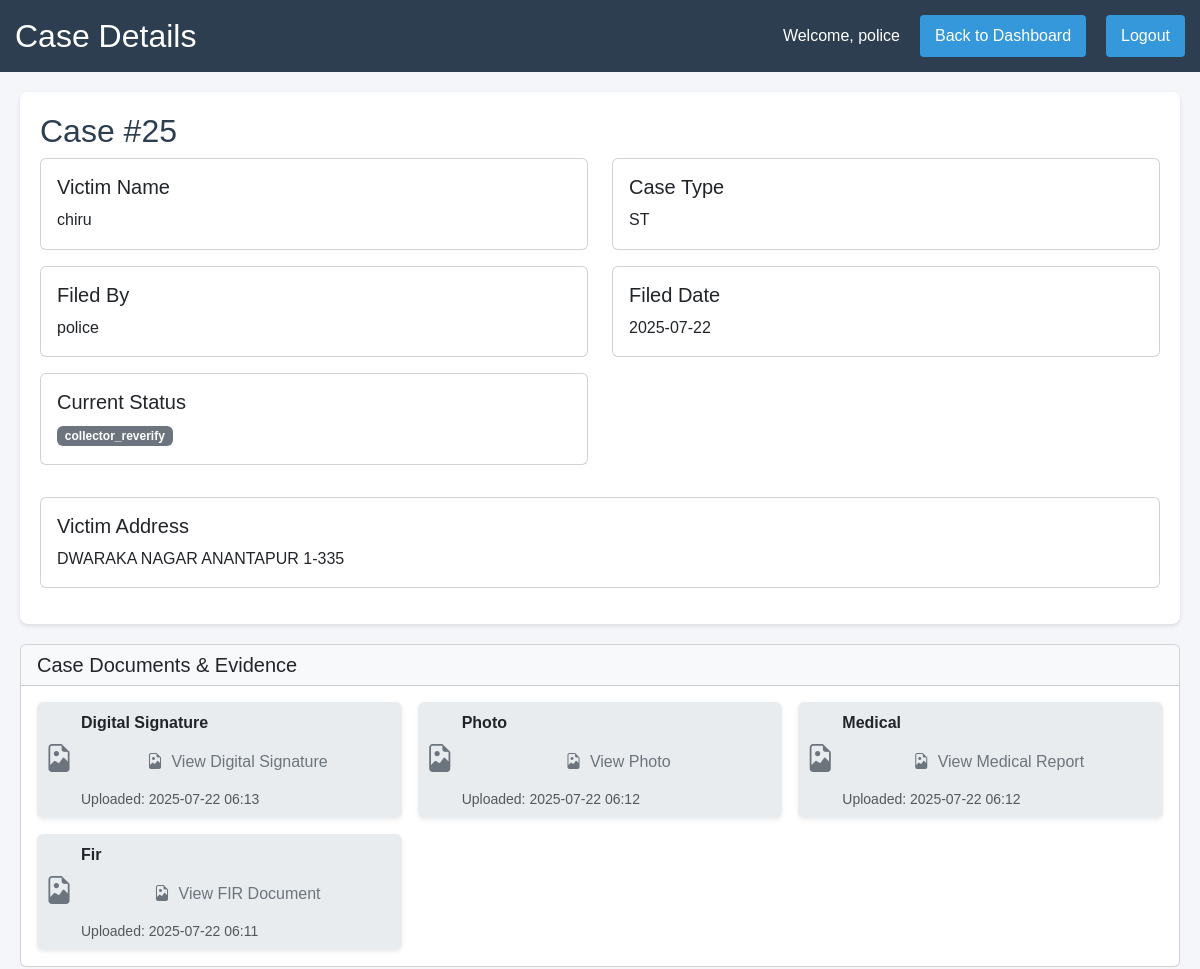
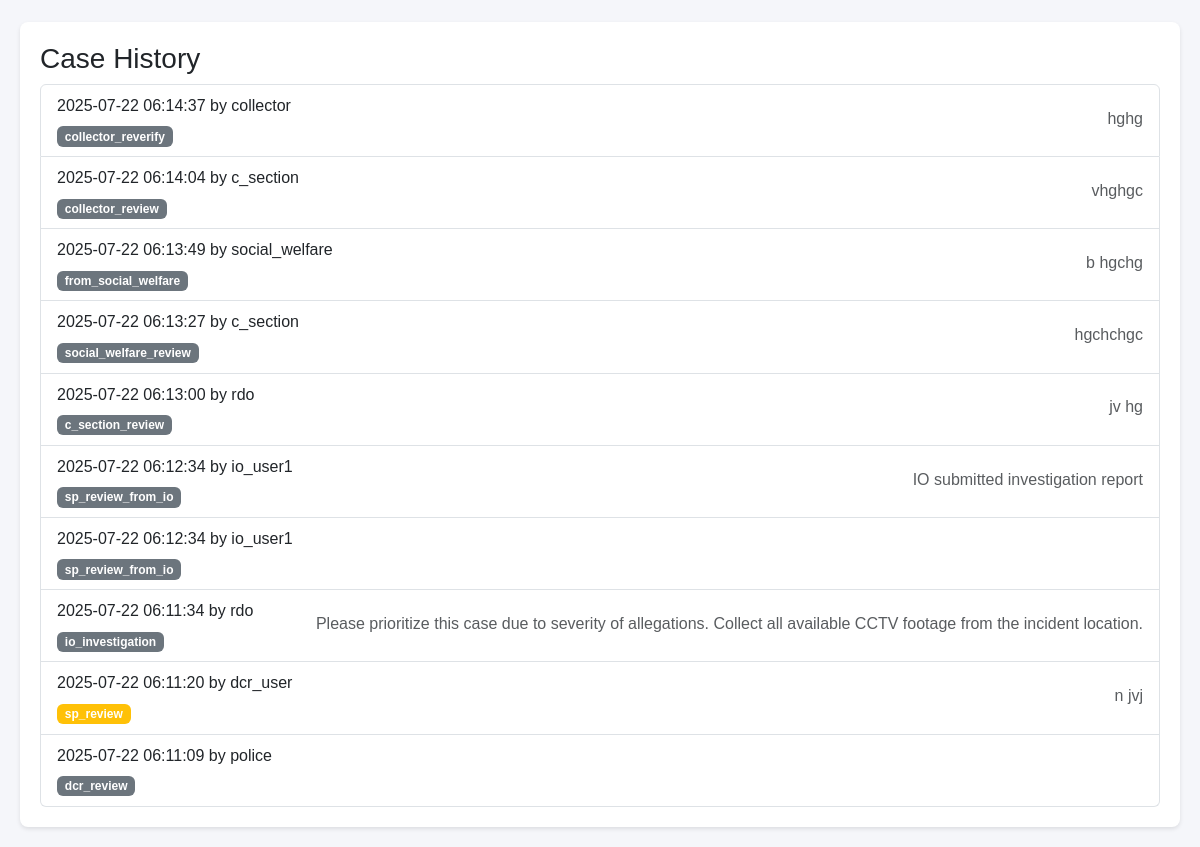
/view_case.php?id=25 (signed in), run on the app's committed database (2 pictures, top to bottom).
### tables this page shows
CREATE TABLE `cases` (
  `case_id` int(11) NOT NULL,
  `victim_name` varchar(100) NOT NULL,
  `victim_address` text NOT NULL,
  `incident_date` date NOT NULL,
  `incident_description` text NOT NULL,
  `case_type` enum('SC','ST') NOT NULL,
  `status` varchar(32) DEFAULT NULL,
  `filed_by` int(11) DEFAULT NULL,
  `created_at` timestamp NOT NULL DEFAULT current_timestamp(),
  `victim_age` int(11) DEFAULT NULL,
  `victim_gender` varchar(20) DEFAULT NULL,
  `victim_caste` varchar(20) DEFAULT NULL,
  `victim_contact` varchar(20) DEFAULT NULL,
  `victim_aadhaar` varchar(20) DEFAULT NULL,
  `fir_number` varchar(50) DEFAULT NULL,
  `fir_date` date DEFAULT NULL,
  `police_station` varchar(100) DEFAULT NULL,
  `victim_statement` text DEFAULT NULL,
  `medical_report` text DEFAULT NULL,
  `case_sections` text DEFAULT NULL,
  `investigating_officer` varchar(100) DEFAULT NULL,
  `forward_to_sp` tinyint(1) DEFAULT 1,
  `priority` enum('low','medium','high') NOT NULL DEFAULT 'medium',
  `assigned_officer` varchar(100) DEFAULT NULL,
  `io_username` varchar(50) DEFAULT NULL,
  `io_report` text DEFAULT NULL,
  `io_witness_statements` text DEFAULT NULL,
  `io_recommendations` text DEFAULT NULL,
  `updated_at` timestamp NULL DEFAULT current_timestamp() ON UPDATE current_timestamp()
);

CREATE TABLE `users` (
  `id` int(11) NOT NULL,
  `username` varchar(50) NOT NULL,
  `password` varchar(255) NOT NULL,
  `role` enum('police','rdo','c_section','collector','social_welfare','dcr','io') NOT NULL,
  `created_at` timestamp NOT NULL DEFAULT current_timestamp()
);

CREATE TABLE `case_documents` (
  `document_id` int(11) NOT NULL,
  `case_id` int(11) NOT NULL,
  `document_type` varchar(50) NOT NULL,
  `file_path` varchar(255) NOT NULL,
  `uploaded_by` int(11) DEFAULT NULL,
  `created_at` timestamp NOT NULL DEFAULT current_timestamp()
);

CREATE TABLE `case_status` (
  `status_id` int(11) NOT NULL,
  `case_id` int(11) NOT NULL,
  `status` varchar(32) DEFAULT NULL,
  `comments` text DEFAULT NULL,
  `updated_by` int(11) DEFAULT NULL,
  `created_at` timestamp NOT NULL DEFAULT current_timestamp()
);

### view_case.php (the view, shortened to what this page needs)
<?php
require_once 'includes/auth.php';
$case_id = $_GET['id'];
try {
    $stmt = $pdo->prepare("
        SELECT
            c.*,
            cs.status as current_status,
            cs.comments as status_comments,
            cs.created_at as status_date,
            u.username as filed_by_name,
            comp.amount as compensation_amount,
            comp.status as compensation_status
        FROM cases c
        JOIN case_status cs ON c.case_id = cs.case_id
        JOIN users u ON c.filed_by = u.id
        LEFT JOIN compensation comp ON c.case_id = comp.case_id
        WHERE c.case_id = ?
        AND cs.created_at = (
            SELECT MAX(created_at)
            FROM case_status
            WHERE case_id = c.case_id
        )
    ");
    $stmt->execute([$case_id]);
    $case = $stmt->fetch();
    $stmt = $pdo->prepare("
        SELECT
            cs.*,
            u.username as updated_by_name
        FROM case_status cs
        JOIN users u ON cs.updated_by = u.id
        WHERE cs.case_id = ?
        ORDER BY cs.created_at DESC
    ");
    $stmt->execute([$case_id]);
    $case_history = $stmt->fetchAll();
    $stmt = $pdo->prepare("SELECT * FROM case_documents WHERE case_id = ? ORDER BY created_at DESC");
    $stmt->execute([$case_id]);
    $case_documents = $stmt->fetchAll();
} catch (Exception $e) {
    header('Location: ' . ($_SESSION['role'] === 'police' ? 'police.php' : 'sp_dashboard.php') . '?error=' . urlencode($e->getMessage()));
    exit;
}
?>
<!DOCTYPE html>
<html lang="en">
<head>
    <link rel="stylesheet" href="https://cdn.jsdelivr.net/npm/bootstrap@5.3.0/dist/css/bootstrap.min.css">
    <link rel="stylesheet" href="https://cdn.jsdelivr.net/npm/bootstrap-icons@1.10.0/font/bootstrap-icons.css">
</head>
<body>
    <div class="nav-bar">
        <h2>Case Details</h2>
        <div class="user-info">
            <span>Welcome, <?php echo htmlspecialchars($_SESSION['username']); ?></span>
            <a href="<?php echo $_SESSION['role'] === 'police' ? 'police.php' : 'sp_dashboard.php'; ?>">Back to Dashboard</a>
            <a href="logout.php">Logout</a>
        </div>
    </div>
    <div class="container">
        <div class="case-details">
            <h2>Case #<?php echo htmlspecialchars($case['case_id']); ?></h2>
            <div class="row">
                <div class="col-md-6">
                    <div class="card mb-3">
                        <div class="card-body">
                            <h5 class="card-title">Victim Name</h5>
                            <p class="card-text"><?php echo htmlspecialchars($case['victim_name']); ?></p>
                        </div>
                    </div>
                </div>
                <div class="col-md-6">
                    <div class="card mb-3">
                        <div class="card-body">
                            <h5 class="card-title">Case Type</h5>
                            <p class="card-text"><?php echo htmlspecialchars($case['case_type']); ?></p>
                        </div>
                    </div>
                </div>
                <div class="col-md-6">
                    <div class="card mb-3">
                        <div class="card-body">
                            <h5 class="card-title">Filed By</h5>
                            <p class="card-text"><?php echo htmlspecialchars($case['filed_by_name']); ?></p>
                        </div>
                    </div>
                </div>
                <div class="col-md-6">
                    <div class="card mb-3">
                        <div class="card-body">
                            <h5 class="card-title">Filed Date</h5>
                            <p class="card-text"><?php echo date('Y-m-d', strtotime($case['created_at'])); ?></p>
                        </div>
                    </div>
                </div>
                <div class="col-md-6">
                    <div class="card mb-3">
                        <div class="card-body">
                            <h5 class="card-title">Current Status</h5>
                            <p class="card-text">
                                <span class="badge bg-<?php echo strtolower($case['current_status']) === 'sp_review' ? 'warning' : (strtolower($case['current_status']) === 'c_section' ? 'success' : (strtolower($case['current_status']) === 'collector' ? 'info' : (strtolower($case['current_status']) === 'social_welfare' ? 'primary' : 'secondary'))); ?>">
                                    <?php echo htmlspecialchars($case['current_status']); ?>
                                </span>
                            </p>
                        </div>
                    </div>
                </div>
            </div>
            <div class="row mt-3">
                <div class="col-md-12">
                    <div class="card mb-3">
                        <div class="card-body">
                            <h5 class="card-title">Victim Address</h5>
                            <p class="card-text"><?php echo nl2br(htmlspecialchars($case['victim_address'])); ?></p>
                        </div>
                    </div>
                </div>
            </div>
        </div>
        <div class="card mb-4">
            <div class="card-header bg-light"><h5 class="mb-0">Case Documents & Evidence</h5></div>
            <div class="card-body">
                <div class="row g-3">
                    <?php if (!empty($case_documents)): ?>
                        <?php foreach ($case_documents as $doc): ?>
                            <div class="col-md-4 col-sm-6">
                                <div class="d-flex align-items-center gap-2 p-2 bg-body-secondary rounded shadow-sm">
                                    <?php
                                        $icon = 'bi-file-earmark';
                                        $label = 'View Document';
                                        $type = strtolower($doc['document_type']);
                                        if (strpos($doc['file_path'], '.pdf') !== false) {
                                            $icon = 'bi-file-earmark-pdf';
                                        } elseif (strpos($doc['file_path'], '.png') !== false || strpos($doc['file_path'], '.jpg') !== false || strpos($doc['file_path'], '.jpeg') !== false) {
                                            $icon = 'bi-file-earmark-image';
                                        } elseif (strpos($doc['file_path'], '.log') !== false) {
                                            $icon = 'bi-file-earmark-text';
                                        }
                                        if ($type === 'fir') $label = 'View FIR Document';
                                        elseif ($type === 'medical') $label = 'View Medical Report';
                                        elseif ($type === 'evidence') $label = 'View Evidence';
                                        elseif ($type === 'digital_signature') $label = 'View Digital Signature';
                                        else $label = 'View ' . ucwords(str_replace('_', ' ', $type));
                                    ?>
                                    <i class="bi <?php echo $icon; ?> fs-3 text-secondary"></i>
                                    <div class="flex-grow-1">
                                        <div class="fw-bold text-capitalize"><?php echo htmlspecialchars(ucwords(str_replace('_', ' ', $doc['document_type']))); ?></div>
                                        <a href="uploads/<?php echo htmlspecialchars($doc['file_path']); ?>" target="_blank" class="btn btn-outline-secondary btn-sm mt-1 w-100">
                                            <i class="bi <?php echo $icon; ?> me-1"></i> <?php echo $label; ?>
                                        </a>
                                        <div class="small text-muted mt-1">Uploaded: <?php echo htmlspecialchars(date('Y-m-d H:i', strtotime($doc['created_at']))); ?></div>
                                    </div>
                                </div>
                            </div>
                        <?php endforeach; ?>
                    <?php else: ?>
                        <div class="col-12 text-muted">No documents uploaded for this case.</div>
                    <?php endif; ?>
                </div>
            </div>
        </div>
        <div class="case-history">
            <h3>Case History</h3>
            <div class="list-group">
                <?php foreach ($case_history as $history): ?>
                    <div class="list-group-item d-flex justify-content-between align-items-center">
                        <div>
                            <p class="mb-1">
                                <?php echo date('Y-m-d H:i:s', strtotime($history['created_at'])); ?>
                                by <?php echo htmlspecialchars($history['updated_by_name']); ?>
                            </p>
                            <span class="badge bg-<?php echo strtolower($history['status']) === 'sp_review' ? 'warning' : (strtolower($history['status']) === 'c_section' ? 'success' : (strtolower($history['status']) === 'collector' ? 'info' : (strtolower($history['status']) === 'social_welfare' ? 'primary' : 'secondary'))); ?>">
                                <?php echo htmlspecialchars($history['status']); ?>
                            </span>
                        </div>
                        <?php if ($history['comments']): ?>
                            <p class="mb-1 text-muted">
                                <?php echo nl2br(htmlspecialchars($history['comments'])); ?>
                            </p>
                        <?php endif; ?>
                    </div>
                <?php endforeach; ?>
            </div>
        </div>
    </div>
</body>
</html>

### view_case.php (style rules this page uses)
:root { --primary-color: #2c3e50; --secondary-color: #3498db; --success-color: #2ecc71; --warning-color: #f1c40f; --danger-color: #e74c3c; }
body { font-family: Arial, sans-serif; line-height: 1.6; margin: 0; padding: 0; background-color: #f5f6fa; }
.nav-bar { background-color: var(--primary-color); padding: 15px; color: white; display: flex; justify-content: space-between; align-items: center; }
.nav-bar h2 { margin: 0; }
.user-info { display: flex; align-items: center; gap: 20px; }
.nav-bar a { color: white; text-decoration: none; padding: 8px 15px; border-radius: 4px; background-color: var(--secondary-color); }
.container { max-width: 1200px; margin: 20px auto; padding: 0 20px; }
.case-details { background: white; padding: 20px; border-radius: 8px; box-shadow: 0 2px 4px rgba(0,0,0,0.1); margin-bottom: 20px; }
.case-details h2 { color: var(--primary-color); margin-top: 0; }
.case-history { background: white; padding: 20px; border-radius: 8px; box-shadow: 0 2px 4px rgba(0,0,0,0.1); }
.btn { padding: 10px 20px; border-radius: 4px; border: none; cursor: pointer; font-size: 1em; text-decoration: none; display: inline-block; }

### data on the page
cases: case_id "25", victim_name "chiru", case_type "ST", filed_by.username "police", created_at "2025-07-22", victim_address "DWARAKA NAGAR ANANTAPUR 1-335"
case_documents: document_type "Digital Signature", document_type "View Digital Signature", created_at "2025-07-22 06:13"
case_documents: document_type "Photo", document_type "View Photo", created_at "2025-07-22 06:12"
case_documents: document_type "Medical", document_type "View Medical Report", created_at "2025-07-22 06:12"
case_documents: document_type "Fir", document_type "View FIR Document", created_at "2025-07-22 06:11"
case_status: created_at "2025-07-22 06:14:37", updated_by.username "collector", status "collector_reverify", comments "hghg"
case_status: created_at "2025-07-22 06:14:04", updated_by.username "c_section", status "collector_review", comments "vhghgc"
case_status: created_at "2025-07-22 06:13:49", updated_by.username "social_welfare", status "from_social_welfare", comments "b hgchg"
case_status: created_at "2025-07-22 06:13:27", updated_by.username "c_section", status "social_welfare_review", comments "hgchchgc"
case_status: created_at "2025-07-22 06:13:00", updated_by.username "rdo", status "c_section_review", comments "jv hg"
case_status: created_at "2025-07-22 06:12:34", updated_by.username "io_user1", status "sp_review_from_io", comments "IO submitted investigation report"
case_status: created_at "2025-07-22 06:12:34", updated_by.username "io_user1", status "sp_review_from_io"
case_status: created_at "2025-07-22 06:11:34", updated_by.username "rdo", status "io_investigation", comments "Please prioritize this case due to severity of allegations. Collect all available CCTV footage from the incident location."
case_status: created_at "2025-07-22 06:11:20", updated_by.username "dcr_user", status "sp_review", comments "n jvj"
case_status: created_at "2025-07-22 06:11:09", updated_by.username "police", status "dcr_review"

### other printed values
$_SESSION['username'] "police"
$case['current_status'] "collector_reverify"
